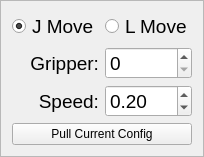
        <widget class="QFrame" name="frame_7">
         <property name="frameShape">
          <enum>QFrame::StyledPanel</enum>
         </property>
         <property name="frameShadow">
          <enum>QFrame::Raised</enum>
         </property>
         <layout class="QGridLayout" name="gridLayout_7">
          <item row="3" column="1">
           <widget class="QSpinBox" name="gripper_angle_spinbox">
            <property name="font">
             <font>
              <pointsize>14</pointsize>
             </font>
            </property>
            <property name="maximum">
             <number>180</number>
            </property>
            <property name="singleStep">
             <number>15</number>
            </property>
           </widget>
          </item>
          <item row="4" column="0">
           <widget class="QLabel" name="label_11">
            <property name="font">
             <font>
              <pointsize>14</pointsize>
             </font>
            </property>
            <property name="text">
             <string>Speed:</string>
            </property>
            <property name="alignment">
             <set>Qt::AlignRight|Qt::AlignTrailing|Qt::AlignVCenter</set>
            </property>
           </widget>
          </item>
          <item row="4" column="1">
           <widget class="QDoubleSpinBox" name="speed_spinbox">
            <property name="font">
             <font>
              <pointsize>14</pointsize>
             </font>
            </property>
            <property name="maximum">
             <double>1.000000000000000</double>
            </property>
            <property name="singleStep">
             <double>0.100000000000000</double>
            </property>
            <property name="value">
             <double>0.200000000000000</double>
            </property>
           </widget>
          </item>
          <item row="1" column="0" colspan="2">
           <layout class="QGridLayout" name="jog_layout"/>
          </item>
          <item row="3" column="0">
           <widget class="QLabel" name="label_12">
            <property name="font">
             <font>
              <pointsize>14</pointsize>
             </font>
            </property>
            <property name="text">
             <string>Gripper:</string>
            </property>
            <property name="alignment">
             <set>Qt::AlignRight|Qt::AlignTrailing|Qt::AlignVCenter</set>
            </property>
           </widget>
          </item>
          <item row="0" column="0">
           <widget class="QRadioButton" name="joint_radiobutton">
            <property name="font">
             <font>
              <pointsize>14</pointsize>
             </font>
            </property>
            <property name="text">
             <string>J Move</string>
            </property>
            <property name="checked">
             <bool>true</bool>
            </property>
           </widget>
          </item>
          <item row="0" column="1">
           <widget class="QRadioButton" name="pose_radiobutton">
            <property name="font">
             <font>
              <pointsize>14</pointsize>
             </font>
            </property>
            <property name="text">
             <string>L Move</string>
            </property>
           </widget>
          </item>
          <item row="5" column="0" colspan="2">
           <widget class="QPushButton" name="pull_current_config_button">
            <property name="text">
             <string>Pull Current Config</string>
            </property>
           </widget>
          </item>
         </layout>
        </widget>
